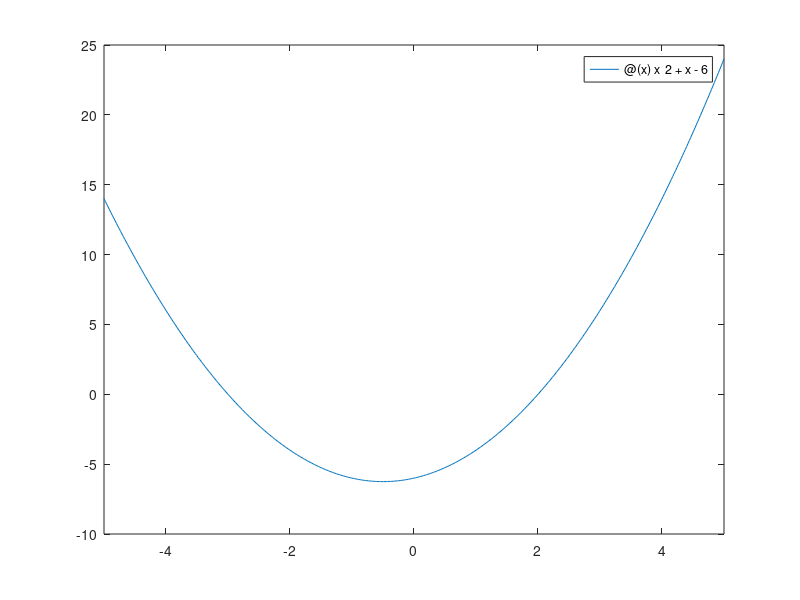

The MATLAB source for this figure: (Note: this script raises an error after producing the figure.)
f = @(x) x^2 + x - 6;
df = @(x) 2*x + 1;
g = @(x)sqrt(6-x);
fplot(f)
hold on;
[r,n] = Secante(f,1.0,3.0,10^(-4),1000)
hold on;
fplot(g)

